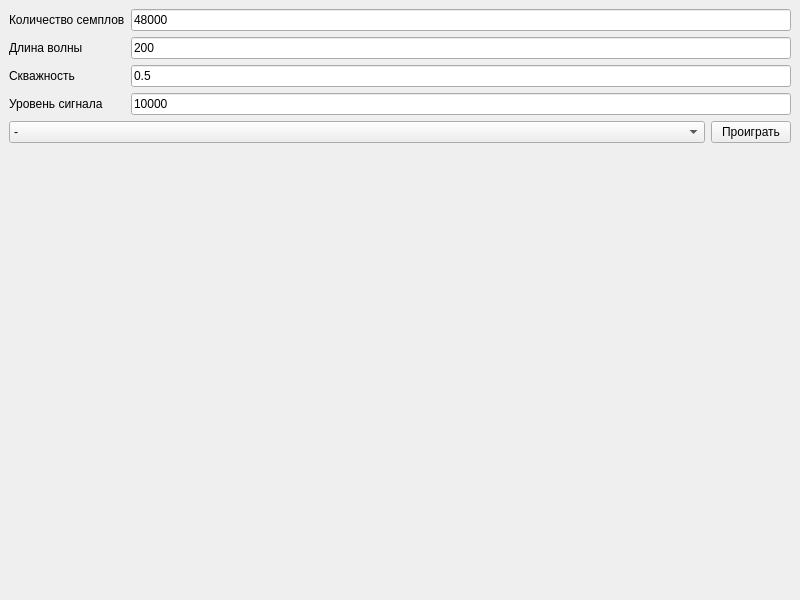
<?xml version="1.0" encoding="UTF-8"?>
<ui version="4.0">
 <class>MainWindow</class>
 <widget class="QMainWindow" name="MainWindow">
  <property name="geometry">
   <rect>
    <x>0</x>
    <y>0</y>
    <width>800</width>
    <height>600</height>
   </rect>
  </property>
  <property name="windowTitle">
   <string>MainWindow</string>
  </property>
  <widget class="QWidget" name="centralwidget">
   <layout class="QGridLayout" name="gridLayout" rowstretch="0,0,0,0,0,0,1">
    <item row="1" column="1">
     <widget class="QLineEdit" name="le_wavelength">
      <property name="text">
       <string>200</string>
      </property>
     </widget>
    </item>
    <item row="6" column="0" colspan="2">
     <widget class="QWidget" name="widget" native="true">
      <property name="sizePolicy">
       <sizepolicy hsizetype="Expanding" vsizetype="Preferred">
        <horstretch>0</horstretch>
        <verstretch>0</verstretch>
       </sizepolicy>
      </property>
     </widget>
    </item>
    <item row="2" column="1">
     <widget class="QLineEdit" name="le_cycle">
      <property name="text">
       <string>0.5</string>
      </property>
     </widget>
    </item>
    <item row="2" column="0">
     <widget class="QLabel" name="label_3">
      <property name="text">
       <string>Скважность</string>
      </property>
     </widget>
    </item>
    <item row="3" column="0">
     <widget class="QLabel" name="label_4">
      <property name="text">
       <string>Уровень сигнала</string>
      </property>
     </widget>
    </item>
    <item row="3" column="1">
     <widget class="QLineEdit" name="le_amplitude">
      <property name="text">
       <string>10000</string>
      </property>
     </widget>
    </item>
    <item row="0" column="1">
     <widget class="QLineEdit" name="le_duration">
      <property name="text">
       <string>48000</string>
      </property>
     </widget>
    </item>
    <item row="0" column="0">
     <widget class="QLabel" name="label">
      <property name="text">
       <string>Количество семплов</string>
      </property>
     </widget>
    </item>
    <item row="1" column="0">
     <widget class="QLabel" name="label_2">
      <property name="text">
       <string>Длина волны</string>
      </property>
     </widget>
    </item>
    <item row="4" column="0" colspan="2">
     <layout class="QHBoxLayout" name="horizontalLayout" stretch="1,0">
      <property name="sizeConstraint">
       <enum>QLayout::SetNoConstraint</enum>
      </property>
      <item>
       <widget class="QComboBox" name="cb_type">
        <item>
         <property name="text">
          <string>-</string>
         </property>
        </item>
        <item>
         <property name="text">
          <string>Синус</string>
         </property>
        </item>
        <item>
         <property name="text">
          <string>Косинус</string>
         </property>
        </item>
        <item>
         <property name="text">
          <string>Меандр</string>
         </property>
        </item>
       </widget>
      </item>
      <item>
       <widget class="QPushButton" name="btn_play">
        <property name="text">
         <string>Проиграть</string>
        </property>
       </widget>
      </item>
     </layout>
    </item>
   </layout>
  </widget>
 </widget>
 <resources/>
 <connections/>
</ui>
